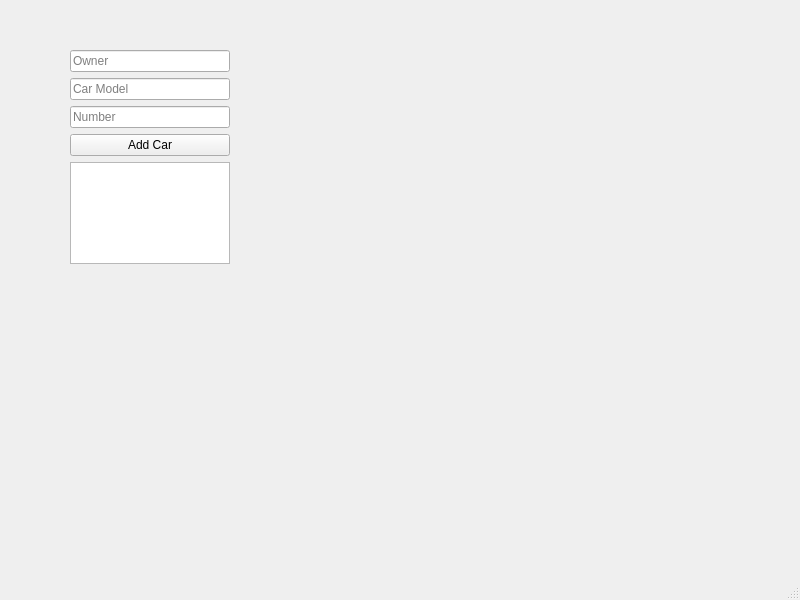
<?xml version="1.0" encoding="UTF-8"?>
<ui version="4.0">
 <class>MainWindow</class>
 <widget class="QMainWindow" name="MainWindow">
  <property name="geometry">
   <rect>
    <x>0</x>
    <y>0</y>
    <width>800</width>
    <height>600</height>
   </rect>
  </property>
  <property name="windowTitle">
   <string>MainWindow</string>
  </property>
  <widget class="QWidget" name="centralwidget">
   <widget class="QWidget" name="verticalLayoutWidget">
    <property name="geometry">
     <rect>
      <x>70</x>
      <y>50</y>
      <width>160</width>
      <height>214</height>
     </rect>
    </property>
    <layout class="QVBoxLayout" name="verticalLayout">
     <item>
      <widget class="QLineEdit" name="ownerNameEdit">
       <property name="text">
        <string/>
       </property>
       <property name="placeholderText">
        <string>Owner</string>
       </property>
      </widget>
     </item>
     <item>
      <widget class="QLineEdit" name="carModelEdit">
       <property name="placeholderText">
        <string>Car Model</string>
       </property>
      </widget>
     </item>
     <item>
      <widget class="QLineEdit" name="plateNumberEdit">
       <property name="placeholderText">
        <string>Number</string>
       </property>
      </widget>
     </item>
     <item>
      <widget class="QPushButton" name="registerButton">
       <property name="text">
        <string>Add Car</string>
       </property>
      </widget>
     </item>
     <item>
      <widget class="QListWidget" name="carListWidget"/>
     </item>
    </layout>
   </widget>
  </widget>
  <widget class="QMenuBar" name="menubar">
   <property name="geometry">
    <rect>
     <x>0</x>
     <y>0</y>
     <width>800</width>
     <height>33</height>
    </rect>
   </property>
  </widget>
  <widget class="QStatusBar" name="statusbar"/>
 </widget>
 <resources/>
 <connections/>
</ui>
